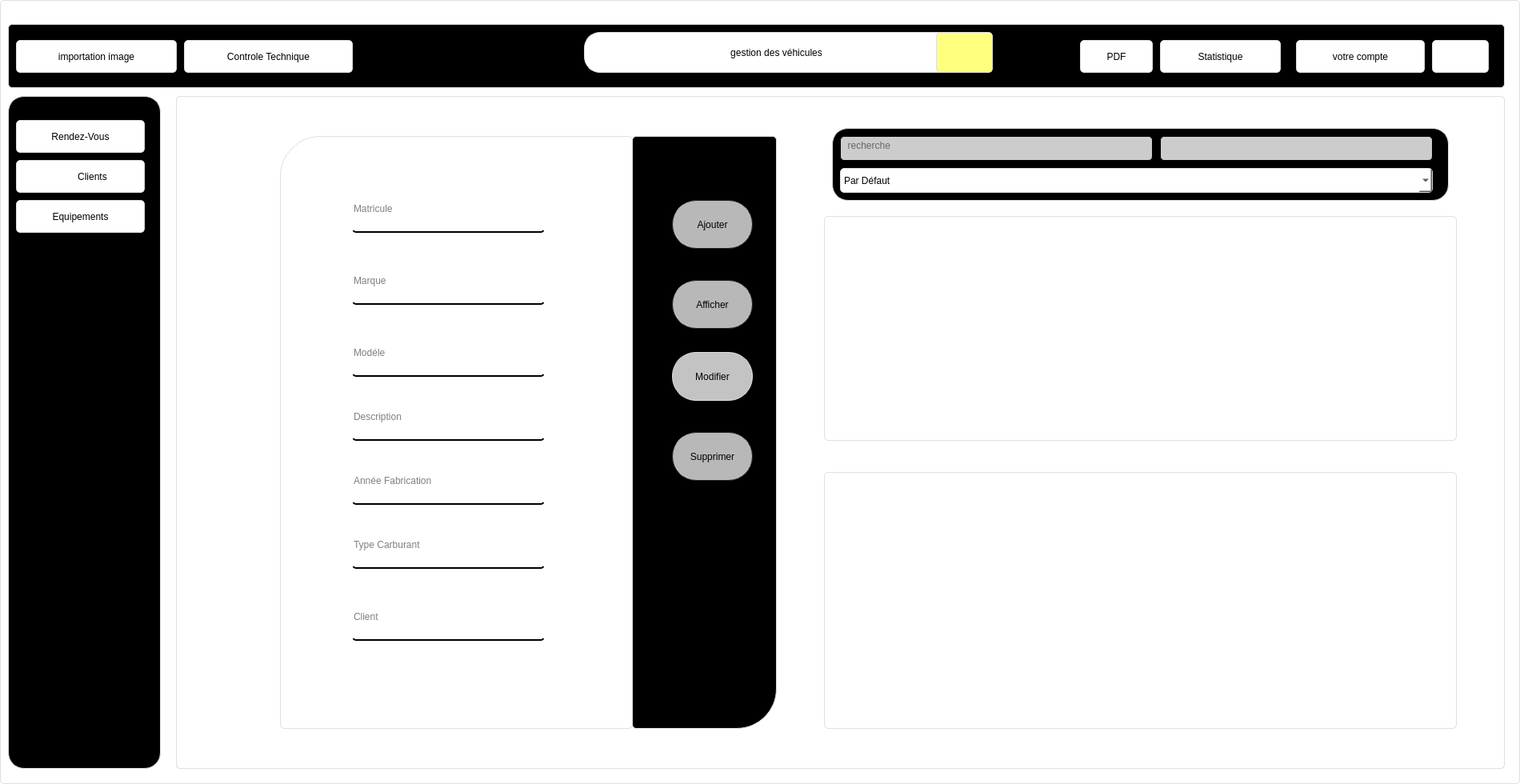
<?xml version="1.0" encoding="UTF-8"?>
<ui version="4.0">
 <class>vehicule</class>
 <widget class="QDialog" name="vehicule">
  <property name="geometry">
   <rect>
    <x>0</x>
    <y>0</y>
    <width>1900</width>
    <height>980</height>
   </rect>
  </property>
  <property name="windowTitle">
   <string>Dialog</string>
  </property>
  <property name="styleSheet">
   <string notr="true">QClient{
	background-color: #071e26;
}
QWidget {	
	border:1px solid #dfdfdf;
	border-radius: 5px;
	background-color: #ffffff;
}

QPushButton{
	
	border-raduis:5px
}
QPushButton:pressed {
	background-color: rgb(189, 189, 189);
}
#side_menu{
	border-radius: 20px;
	background-color:rgb(0, 0, 0);
}
#top_widget{

	background-color:rgb(0, 0, 0);
}
#form{
	
	
	background-color: rgb(255, 255, 255);
border-top-left-radius: 50px;
}

#widget_2 QLineEdit{
font: 11pt &quot;MS Shell Dlg 2&quot;;
background-color:rgba(0,0,0,0);
border:none;
border-bottom:2px solid rgb(0,0,0);
padding-bottom:7px

}
#widget_2{
	
	/* background-color: QLinearGradient( x1: 0, y1: 0, x2: 0, y2: 1, stop: 0 #ffa02f, stop: 1 #d7801a);*/
	/*background-color: QLinearGradient( x1: 0, y1: 0, x2: 0, y2: 1, stop: 0 #4d4d4d, stop: 0.1 #646464, stop: 1 #5d5d5d);*/
     background-color:QLinearGradient( x1: 0, y1: 0, x2: 0, y2: 1, stop: 0 #4aafdb, stop: 1 #090763);
}
#options{
background-color:rgb(0, 0, 0);
border-bottom-right-radius: 50px;

}
#widget_2 #recherche{
	
	background-color: rgb(204, 204, 204);
	border:1px solid rgb(0,0,0);
}
#widget_2 #ajouter{
 color:rgb(0, 0, 0);
    background-color: rgb(184, 184, 184);
    border-width: 1px;
    border-color: #1e1e1e;
    border-style: solid;
    border-radius: 30px;
    padding: 3px;
    font-size: 12px;
    padding-left: 5px;
    padding-right: 5px;
}


#widget_2 #modifier{
 color:rgb(0, 0, 0);
    background-color: rgb(184, 184, 184);
    border-width: 1px;
    border-color: #1e1e1e;
    border-style: solid;
    border-radius: 30px;
    padding: 3px;
    font-size: 12px;
    padding-left: 5px;
    padding-right: 5px;
}

#widget_2 #supprimer{
 color:rgb(0, 0, 0);
    background-color: rgb(184, 184, 184);
    border-width: 1px;
    border-color: #1e1e1e;
    border-style: solid;
    border-radius: 30px;
    padding: 3px;
    font-size: 12px;
    padding-left: 5px;
    padding-right: 5px;
}

#widget_2 #ajouter:pressed
{
    background-color: QLinearGradient( x1: 0, y1: 0, x2: 0, y2: 1, stop: 0 #2d2d2d, stop: 0.1 #2b2b2b, stop: 0.5 #292929, stop: 0.9 #282828, stop: 1 #252525);
}

#widget_2 #modifier:pressed
{
    background-color: QLinearGradient( x1: 0, y1: 0, x2: 0, y2: 1, stop: 0 #2d2d2d, stop: 0.1 #2b2b2b, stop: 0.5 #292929, stop: 0.9 #282828, stop: 1 #252525);
}

#widget_2 #supprimer:pressed
{
    background-color: QLinearGradient( x1: 0, y1: 0, x2: 0, y2: 1, stop: 0 #2d2d2d, stop: 0.1 #2b2b2b, stop: 0.5 #292929, stop: 0.9 #282828, stop: 1 #252525);
}
#pdf_3{
	
	background-color: #071e26;
border:0px ;
}
#side_menu #stat_3{
	
	background-color: #071e26;
border:0px ;
}
#widget_2 #widget{
border-radius: 20px;
	background-color:rgb(0, 0, 0);
}
#widget QLineEdit {
background-color: rgb(204, 204, 204);
	border:1px solid rgb(0,0,0);
}

</string>
  </property>
  <widget class="QWidget" name="top_widget" native="true">
   <property name="geometry">
    <rect>
     <x>10</x>
     <y>30</y>
     <width>1871</width>
     <height>80</height>
    </rect>
   </property>
   <widget class="QPushButton" name="pushButton_6">
    <property name="geometry">
     <rect>
      <x>1780</x>
      <y>20</y>
      <width>71</width>
      <height>41</height>
     </rect>
    </property>
    <property name="text">
     <string/>
    </property>
    <property name="icon">
     <iconset resource="style.qrc">
      <normaloff>:/new/prefix1/icons/vehi.png</normaloff>:/new/prefix1/icons/vehi.png</iconset>
    </property>
    <property name="iconSize">
     <size>
      <width>45</width>
      <height>45</height>
     </size>
    </property>
    <property name="checkable">
     <bool>true</bool>
    </property>
    <property name="autoExclusive">
     <bool>true</bool>
    </property>
   </widget>
   <widget class="QPushButton" name="ajouter_3">
    <property name="geometry">
     <rect>
      <x>1440</x>
      <y>20</y>
      <width>151</width>
      <height>41</height>
     </rect>
    </property>
    <property name="styleSheet">
     <string notr="true">font: italic 14pt &quot;Monotype Corsiva&quot;;</string>
    </property>
    <property name="text">
     <string>Statistique</string>
    </property>
    <property name="icon">
     <iconset resource="style.qrc">
      <normaloff>:/new/prefix1/stat.png</normaloff>:/new/prefix1/stat.png</iconset>
    </property>
    <property name="iconSize">
     <size>
      <width>40</width>
      <height>40</height>
     </size>
    </property>
   </widget>
   <widget class="QPushButton" name="ajouter_4">
    <property name="geometry">
     <rect>
      <x>1340</x>
      <y>20</y>
      <width>91</width>
      <height>41</height>
     </rect>
    </property>
    <property name="styleSheet">
     <string notr="true">font: italic 14pt &quot;Monotype Corsiva&quot;;</string>
    </property>
    <property name="text">
     <string>PDF</string>
    </property>
    <property name="icon">
     <iconset resource="style.qrc">
      <normaloff>:/new/prefix1/pdf.png</normaloff>:/new/prefix1/pdf.png</iconset>
    </property>
    <property name="iconSize">
     <size>
      <width>35</width>
      <height>35</height>
     </size>
    </property>
   </widget>
   <widget class="QPushButton" name="ajouter_5">
    <property name="geometry">
     <rect>
      <x>220</x>
      <y>20</y>
      <width>211</width>
      <height>41</height>
     </rect>
    </property>
    <property name="styleSheet">
     <string notr="true">font: italic 14pt &quot;Monotype Corsiva&quot;;</string>
    </property>
    <property name="text">
     <string>Controle Technique</string>
    </property>
    <property name="icon">
     <iconset resource="style.qrc">
      <normaloff>:/new/prefix1/icons/control.png</normaloff>:/new/prefix1/icons/control.png</iconset>
    </property>
    <property name="iconSize">
     <size>
      <width>40</width>
      <height>40</height>
     </size>
    </property>
   </widget>
   <widget class="QPushButton" name="ajouter_7">
    <property name="geometry">
     <rect>
      <x>10</x>
      <y>20</y>
      <width>201</width>
      <height>41</height>
     </rect>
    </property>
    <property name="styleSheet">
     <string notr="true">font: italic 14pt &quot;Monotype Corsiva&quot;;</string>
    </property>
    <property name="text">
     <string>importation image</string>
    </property>
    <property name="icon">
     <iconset resource="style.qrc">
      <normaloff>:/new/prefix1/icons/import.png</normaloff>:/new/prefix1/icons/import.png</iconset>
    </property>
    <property name="iconSize">
     <size>
      <width>40</width>
      <height>40</height>
     </size>
    </property>
   </widget>
   <widget class="QPushButton" name="pushButton_2">
    <property name="geometry">
     <rect>
      <x>720</x>
      <y>10</y>
      <width>481</width>
      <height>51</height>
     </rect>
    </property>
    <property name="styleSheet">
     <string notr="true">background-color: rgb(255, 255, 255);
font: 16pt &quot;MV Boli&quot;;
border-radius:20px;</string>
    </property>
    <property name="text">
     <string>gestion des véhicules</string>
    </property>
   </widget>
   <widget class="QPushButton" name="pushButton">
    <property name="geometry">
     <rect>
      <x>1160</x>
      <y>10</y>
      <width>71</width>
      <height>51</height>
     </rect>
    </property>
    <property name="styleSheet">
     <string notr="true">background-color: rgb(255, 255, 127);</string>
    </property>
    <property name="text">
     <string/>
    </property>
    <property name="icon">
     <iconset resource="style.qrc">
      <normaloff>:/new/prefix1/icons/vehi.png</normaloff>:/new/prefix1/icons/vehi.png</iconset>
    </property>
    <property name="iconSize">
     <size>
      <width>50</width>
      <height>50</height>
     </size>
    </property>
   </widget>
   <widget class="QPushButton" name="pushButton_9">
    <property name="geometry">
     <rect>
      <x>1610</x>
      <y>20</y>
      <width>161</width>
      <height>41</height>
     </rect>
    </property>
    <property name="styleSheet">
     <string notr="true">background-color: rgb(255, 255, 255);
font: italic 14pt &quot;Monotype Corsiva&quot;;</string>
    </property>
    <property name="text">
     <string>votre compte</string>
    </property>
    <property name="icon">
     <iconset resource="style.qrc">
      <normaloff>:/new/prefix1/icons/emp.png</normaloff>:/new/prefix1/icons/emp.png</iconset>
    </property>
    <property name="iconSize">
     <size>
      <width>45</width>
      <height>45</height>
     </size>
    </property>
    <property name="checkable">
     <bool>true</bool>
    </property>
    <property name="autoExclusive">
     <bool>true</bool>
    </property>
   </widget>
  </widget>
  <widget class="QWidget" name="widget_2" native="true">
   <property name="geometry">
    <rect>
     <x>220</x>
     <y>120</y>
     <width>1661</width>
     <height>841</height>
    </rect>
   </property>
   <widget class="QLabel" name="options">
    <property name="geometry">
     <rect>
      <x>570</x>
      <y>50</y>
      <width>181</width>
      <height>741</height>
     </rect>
    </property>
    <property name="text">
     <string/>
    </property>
   </widget>
   <widget class="QTableView" name="tableView">
    <property name="geometry">
     <rect>
      <x>810</x>
      <y>150</y>
      <width>791</width>
      <height>281</height>
     </rect>
    </property>
    <property name="styleSheet">
     <string notr="true">border-raduis:5px;</string>
    </property>
   </widget>
   <widget class="QPushButton" name="ajouter">
    <property name="geometry">
     <rect>
      <x>620</x>
      <y>420</y>
      <width>101</width>
      <height>61</height>
     </rect>
    </property>
    <property name="text">
     <string>Supprimer</string>
    </property>
   </widget>
   <widget class="QPushButton" name="supprimer">
    <property name="geometry">
     <rect>
      <x>620</x>
      <y>130</y>
      <width>101</width>
      <height>61</height>
     </rect>
    </property>
    <property name="text">
     <string>Ajouter</string>
    </property>
   </widget>
   <widget class="QPushButton" name="modifier">
    <property name="geometry">
     <rect>
      <x>620</x>
      <y>230</y>
      <width>101</width>
      <height>61</height>
     </rect>
    </property>
    <property name="text">
     <string>Afficher</string>
    </property>
   </widget>
   <widget class="QLabel" name="form">
    <property name="geometry">
     <rect>
      <x>130</x>
      <y>50</y>
      <width>441</width>
      <height>741</height>
     </rect>
    </property>
    <property name="styleSheet">
     <string notr="true"/>
    </property>
    <property name="text">
     <string/>
    </property>
   </widget>
   <widget class="QWidget" name="widget" native="true">
    <property name="geometry">
     <rect>
      <x>820</x>
      <y>40</y>
      <width>771</width>
      <height>91</height>
     </rect>
    </property>
    <widget class="QLineEdit" name="recherche">
     <property name="geometry">
      <rect>
       <x>10</x>
       <y>10</y>
       <width>391</width>
       <height>31</height>
      </rect>
     </property>
     <property name="placeholderText">
      <string>  recherche</string>
     </property>
    </widget>
    <widget class="QLineEdit" name="lineEdit_6">
     <property name="geometry">
      <rect>
       <x>410</x>
       <y>10</y>
       <width>341</width>
       <height>31</height>
      </rect>
     </property>
    </widget>
    <widget class="QComboBox" name="comboBox_2">
     <property name="geometry">
      <rect>
       <x>10</x>
       <y>50</y>
       <width>741</width>
       <height>31</height>
      </rect>
     </property>
     <item>
      <property name="text">
       <string>Par Défaut</string>
      </property>
     </item>
     <item>
      <property name="text">
       <string>Marque</string>
      </property>
     </item>
     <item>
      <property name="text">
       <string>Modéle</string>
      </property>
     </item>
     <item>
      <property name="text">
       <string>Type Carburant</string>
      </property>
     </item>
    </widget>
   </widget>
   <widget class="QLineEdit" name="lineEdit_9">
    <property name="geometry">
     <rect>
      <x>220</x>
      <y>630</y>
      <width>241</width>
      <height>51</height>
     </rect>
    </property>
    <property name="text">
     <string/>
    </property>
    <property name="placeholderText">
     <string>Client</string>
    </property>
   </widget>
   <widget class="QLineEdit" name="lineEdit_8">
    <property name="geometry">
     <rect>
      <x>220</x>
      <y>120</y>
      <width>241</width>
      <height>51</height>
     </rect>
    </property>
    <property name="styleSheet">
     <string notr="true"/>
    </property>
    <property name="text">
     <string/>
    </property>
    <property name="placeholderText">
     <string>Matricule</string>
    </property>
   </widget>
   <widget class="QLineEdit" name="lineEdit_10">
    <property name="geometry">
     <rect>
      <x>220</x>
      <y>460</y>
      <width>241</width>
      <height>51</height>
     </rect>
    </property>
    <property name="text">
     <string/>
    </property>
    <property name="placeholderText">
     <string>Année Fabrication</string>
    </property>
   </widget>
   <widget class="QLineEdit" name="lineEdit_11">
    <property name="geometry">
     <rect>
      <x>220</x>
      <y>210</y>
      <width>241</width>
      <height>51</height>
     </rect>
    </property>
    <property name="text">
     <string/>
    </property>
    <property name="placeholderText">
     <string>Marque</string>
    </property>
   </widget>
   <widget class="QLineEdit" name="lineEdit_12">
    <property name="geometry">
     <rect>
      <x>220</x>
      <y>540</y>
      <width>241</width>
      <height>51</height>
     </rect>
    </property>
    <property name="text">
     <string/>
    </property>
    <property name="placeholderText">
     <string>Type Carburant</string>
    </property>
   </widget>
   <widget class="QLineEdit" name="lineEdit_13">
    <property name="geometry">
     <rect>
      <x>220</x>
      <y>300</y>
      <width>241</width>
      <height>51</height>
     </rect>
    </property>
    <property name="text">
     <string/>
    </property>
    <property name="placeholderText">
     <string>Modéle</string>
    </property>
   </widget>
   <widget class="QLineEdit" name="lineEdit_14">
    <property name="geometry">
     <rect>
      <x>220</x>
      <y>380</y>
      <width>241</width>
      <height>51</height>
     </rect>
    </property>
    <property name="text">
     <string/>
    </property>
    <property name="placeholderText">
     <string>Description</string>
    </property>
   </widget>
   <widget class="QPushButton" name="ajouter_2">
    <property name="geometry">
     <rect>
      <x>620</x>
      <y>320</y>
      <width>101</width>
      <height>61</height>
     </rect>
    </property>
    <property name="styleSheet">
     <string notr="true">border-radius:30px;
background-color: rgb(195, 195, 195);</string>
    </property>
    <property name="text">
     <string>Modifier</string>
    </property>
   </widget>
   <widget class="QLineEdit" name="lineEditm">
    <property name="geometry">
     <rect>
      <x>330</x>
      <y>60</y>
      <width>101</width>
      <height>31</height>
     </rect>
    </property>
    <property name="styleSheet">
     <string notr="true">background-color: rgb(255, 255, 255);</string>
    </property>
    <property name="placeholderText">
     <string>TailleP</string>
    </property>
   </widget>
   <widget class="QLineEdit" name="lineEdit_4">
    <property name="geometry">
     <rect>
      <x>560</x>
      <y>70</y>
      <width>101</width>
      <height>31</height>
     </rect>
    </property>
    <property name="styleSheet">
     <string notr="true">background-color: rgb(255, 255, 255);</string>
    </property>
    <property name="placeholderText">
     <string>PoidV</string>
    </property>
   </widget>
   <widget class="QTableView" name="tableView_2">
    <property name="geometry">
     <rect>
      <x>140</x>
      <y>110</y>
      <width>1031</width>
      <height>441</height>
     </rect>
    </property>
    <property name="styleSheet">
     <string notr="true">border-raduis:5px;</string>
    </property>
   </widget>
   <widget class="QLabel" name="label_2">
    <property name="geometry">
     <rect>
      <x>0</x>
      <y>0</y>
      <width>1661</width>
      <height>841</height>
     </rect>
    </property>
    <property name="text">
     <string/>
    </property>
    <property name="pixmap">
     <pixmap resource="style.qrc">:/new/prefix1/icons/blue2.png</pixmap>
    </property>
    <property name="alignment">
     <set>Qt::AlignCenter</set>
    </property>
   </widget>
   <widget class="QLineEdit" name="lineEdit_2">
    <property name="geometry">
     <rect>
      <x>800</x>
      <y>60</y>
      <width>101</width>
      <height>31</height>
     </rect>
    </property>
    <property name="styleSheet">
     <string notr="true">background-color: rgb(255, 255, 255);</string>
    </property>
    <property name="placeholderText">
     <string>LongeurV</string>
    </property>
   </widget>
   <widget class="QPushButton" name="ajouter_6">
    <property name="geometry">
     <rect>
      <x>570</x>
      <y>630</y>
      <width>101</width>
      <height>61</height>
     </rect>
    </property>
    <property name="styleSheet">
     <string notr="true">border-radius:30px;
background-color: rgb(195, 195, 195);</string>
    </property>
    <property name="text">
     <string>Modifier</string>
    </property>
   </widget>
   <widget class="QTableWidget" name="tableWidget">
    <property name="geometry">
     <rect>
      <x>810</x>
      <y>470</y>
      <width>791</width>
      <height>321</height>
     </rect>
    </property>
   </widget>
   <zorder>ajouter_6</zorder>
   <zorder>lineEdit_2</zorder>
   <zorder>lineEdit_4</zorder>
   <zorder>lineEditm</zorder>
   <zorder>tableView_2</zorder>
   <zorder>label_2</zorder>
   <zorder>options</zorder>
   <zorder>tableView</zorder>
   <zorder>ajouter</zorder>
   <zorder>supprimer</zorder>
   <zorder>modifier</zorder>
   <zorder>form</zorder>
   <zorder>widget</zorder>
   <zorder>lineEdit_9</zorder>
   <zorder>lineEdit_8</zorder>
   <zorder>lineEdit_10</zorder>
   <zorder>lineEdit_11</zorder>
   <zorder>lineEdit_12</zorder>
   <zorder>lineEdit_13</zorder>
   <zorder>lineEdit_14</zorder>
   <zorder>ajouter_2</zorder>
   <zorder>tableWidget</zorder>
  </widget>
  <widget class="QWidget" name="side_menu" native="true">
   <property name="geometry">
    <rect>
     <x>10</x>
     <y>120</y>
     <width>191</width>
     <height>841</height>
    </rect>
   </property>
   <widget class="QPushButton" name="pushButton_7">
    <property name="geometry">
     <rect>
      <x>10</x>
      <y>30</y>
      <width>161</width>
      <height>41</height>
     </rect>
    </property>
    <property name="text">
     <string>Rendez-Vous</string>
    </property>
    <property name="icon">
     <iconset resource="style.qrc">
      <normaloff>:/new/prefix1/icons/rend.png</normaloff>:/new/prefix1/icons/rend.png</iconset>
    </property>
    <property name="iconSize">
     <size>
      <width>50</width>
      <height>50</height>
     </size>
    </property>
    <property name="checkable">
     <bool>true</bool>
    </property>
    <property name="autoExclusive">
     <bool>true</bool>
    </property>
   </widget>
   <widget class="QPushButton" name="pushButton_8">
    <property name="geometry">
     <rect>
      <x>10</x>
      <y>130</y>
      <width>161</width>
      <height>41</height>
     </rect>
    </property>
    <property name="text">
     <string>Equipements</string>
    </property>
    <property name="icon">
     <iconset resource="style.qrc">
      <normaloff>:/new/prefix1/icons/equi.png</normaloff>:/new/prefix1/icons/equi.png</iconset>
    </property>
    <property name="iconSize">
     <size>
      <width>50</width>
      <height>50</height>
     </size>
    </property>
    <property name="checkable">
     <bool>true</bool>
    </property>
    <property name="autoExclusive">
     <bool>true</bool>
    </property>
   </widget>
   <widget class="QPushButton" name="pushButton_5">
    <property name="geometry">
     <rect>
      <x>10</x>
      <y>80</y>
      <width>161</width>
      <height>41</height>
     </rect>
    </property>
    <property name="text">
     <string>         Clients</string>
    </property>
    <property name="icon">
     <iconset resource="style.qrc">
      <normaloff>:/new/prefix1/icons/cli.png</normaloff>:/new/prefix1/icons/cli.png</iconset>
    </property>
    <property name="iconSize">
     <size>
      <width>50</width>
      <height>50</height>
     </size>
    </property>
   </widget>
  </widget>
 </widget>
 <resources>
  <include location="style.qrc"/>
 </resources>
 <connections/>
</ui>
